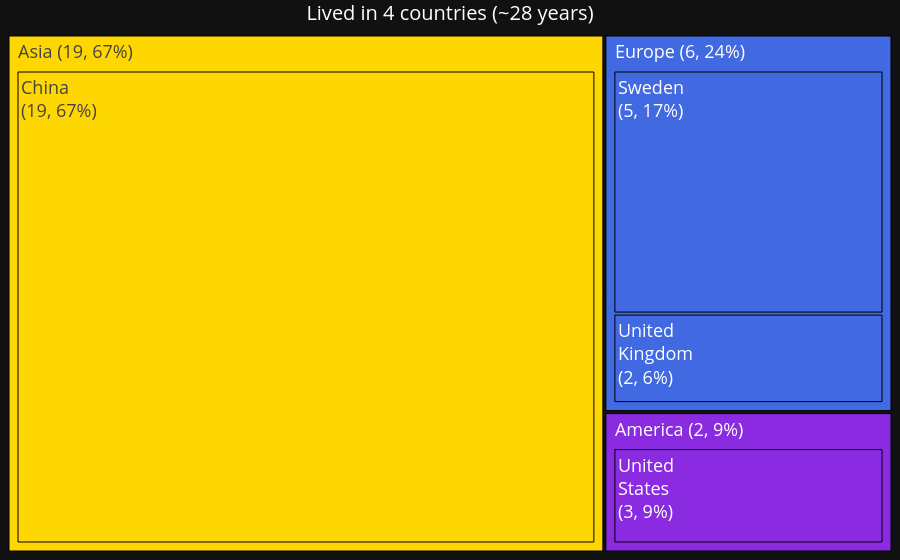

Notebook source saved alongside this figure:
### Code cell
NUM_COLS = df.select_dtypes(include='number').columns.tolist()
df_country = df.groupby(['country','continent'])[NUM_COLS].sum().reset_index()
df_country = add_country_codes(df_country.copy())
df_country['total_years'] = df_country['total_days']/365
display(df_country.head())

df_country_lived = df_country[df_country['country'].isin(COUNTRIES_LIVED)]
n_country_lived = df_country_lived.country.nunique()
t_country_lived = df_country_lived.total_years.sum()

create_tree(
    df=df_country_lived,
    feat='country',
    var='total_years',
    flag='continent',
    group_flag=True,
    color_dict=COLOR_DICT,
    font_size_dict=FONT_SIZE_DICT,
    title=f'Lived in {n_country_lived} countries (~{t_country_lived:.0f} years)',
    threshold=1,
    threshold_global=False,
    save_path='../attachments/tree_travel_all.html',
    #save_path=None
    )

### Figure 1 — Plotly figure (JSON) as saved in the notebook; plotly's stock layout.template omitted (floating-point values rounded to 4 significant figures)
{"data": [{"branchvalues": "total", "hoverinfo": "none", "ids": ["America", "Asia", "Europe", "America | United<br>States", "Asia | China", "Europe | Sweden", "Europe | United<br>Kingdom"], "labels": ["<br><br>America (2, 9%)", "<br><br>Asia (19, 67%)", "<br><br>Europe (6, 24%)", "United<br>States", "China", "Sweden", "United<br>Kingdom"], "marker": {"colors": ["blueviolet", "gold", "royalblue", "blueviolet", "gold", "royalblue", "royalblue"], "line": {"color": "black", "width": 1}}, "parents": ["", "", "", "America", "Asia", "Europe", "Europe"], "textfont": {"size": 18}, "textinfo": "label+value+percent root", "textposition": "top left", "texttemplate": "<br>%{label}<br>(%{value:.0f}, %{percentRoot:.0%})", "type": "treemap", "values": [2.501, 19.12, 6.728, 2.501, 19.12, 4.917, 1.811]}], "layout": {"font": {"color": "white", "size": 18}, "margin": {"b": 0, "l": 0, "r": 0, "t": 0}, "title": {"font": {"size": 20}, "text": "Lived in 4 countries (~28 years)", "x": 0.5, "xanchor": "center", "y": 0.99, "yanchor": "top"}, "uniformtext": {"minsize": 18, "mode": "show"}}}
